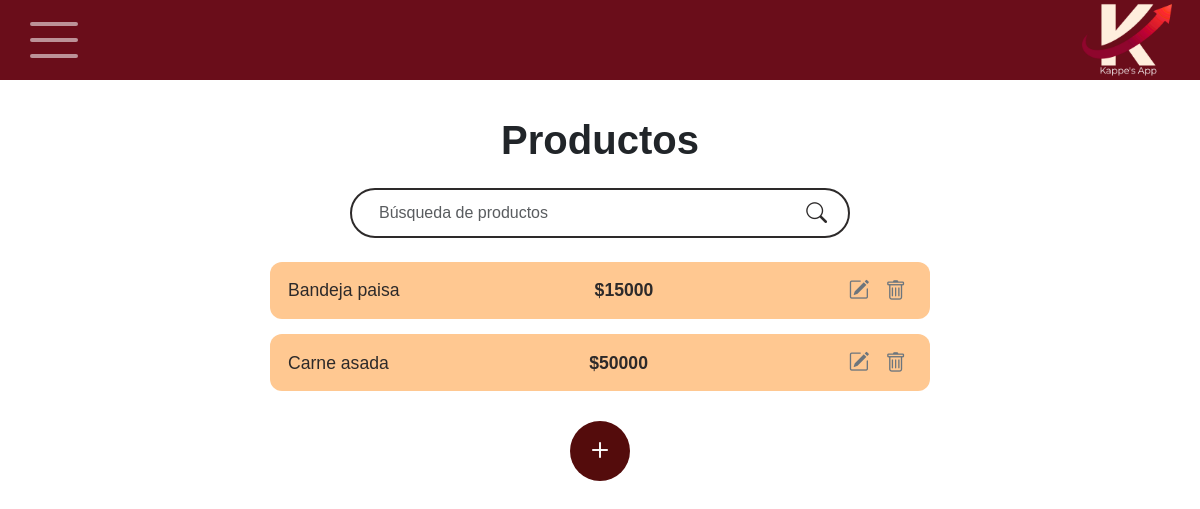
The app's page /inventario/ with its own data.
### principal/models/producto.py (models this page shows, shortened)
class Producto(models.Model):
    id_producto = models.AutoField(primary_key=True)
    nombre = models.CharField(max_length=100)
    descripcion = models.TextField(blank=True)
    precio = models.DecimalField(max_digits=10, decimal_places=2)

### principal/views/views_inventario.py (the view)
# urls.py: path('inventario/', views_inventario.inventario, name='inventario'),
def inventario(request):
    query = request.GET.get('q')
    if query:
        productos = Producto.objects.filter(nombre__icontains=query)
    else:
        productos = Producto.objects.all()
    return render(request, 'inventario.html', {'productos': productos})

### templates/inventario.html (shortened to what this page needs)
{% extends "base.html" %}
{% load static %}
{% block extra_css %}
<link rel="stylesheet" href="{% static 'css/inventario.css' %}">
{% endblock %}
{% block content %}
<div class="inventario-container">
    <h1 class="fw-bold mb-4 text-center">Productos</h1>
<form method="get" action="{% url 'inventario' %}" class="search-bar mb-4">
    <input type="text" name="q" class="form-control" placeholder="Búsqueda de productos" value="{{ request.GET.q|default:'' }}">
    <button type="submit" class="btn-search">
        <i class="bi bi-search"></i>
    </button>
</form>
    <div class="productos-list">
        {% for producto in productos %}
        <div class="producto-item">
            <span class="nombre">{{ producto.nombre }}</span>
            <span class="precio">${{ producto.precio|floatformat:0 }}</span>
            <div class="acciones">
                <a href="{% url 'editar_producto' producto.id_producto %}" class="accion editar">
                    <i class="bi bi-pencil-square"></i>
                </a>
                <form action="{% url 'eliminar_producto' producto.id_producto %}" method="post" style="display:inline;">
                    <button type="submit" class="accion eliminar"
                        onclick="return confirm('¿Seguro que deseas eliminar este producto?');">
                        <i class="bi bi-trash"></i>
                    </button>
                </form>
            </div>
        </div>
        {% empty %}
        <p class="text-center">No hay productos registrados.</p>
        {% endfor %}
    </div>
        <div class="add-btn-container">
            <a href="{% url 'productos' %}" class="btn-add">
                <i class="bi bi-plus"></i>
            </a>
        </div>
</div>
{% endblock %}

### static/css/base.css (style rules this page uses)
body { font-family: Arial, sans-serif; }

### static/css/inventario.css (style rules this page uses)
.inventario-container { max-width: 700px; margin: 0 auto; padding: 20px; }
.search-bar { display: flex; align-items: left; justify-content: left; border: 2px solid #2d2a2a; border-radius: 30px; padding: 5px 15px; max-width: 500px; margin: 0 auto; }
.search-bar input { border: none; flex: 1; outline: none; font-size: 1rem; }
.search-bar i { font-size: 1.3rem; color: #2d2a2a; }
.btn-search { background: none; border: none; cursor: pointer; color: #2d2a2a; font-size: 1.3rem; }
.productos-list { display: flex; flex-direction: column; gap: 15px; margin-top: 20px; }
.producto-item { display: flex; justify-content: space-between; align-items: center; background-color: #ffc891; padding: 12px 18px; border-radius: 12px; }
.producto-item .nombre { font-size: 1.1rem; color: #2d2a2a; }
.producto-item .precio { font-weight: bold; font-size: 1.1rem; color: #2d2a2a; }
.acciones { display: flex; gap: 10px; }
.acciones .accion { background: none; border: none; font-size: 1.3rem; cursor: pointer; }
.acciones .editar i { color: #6c757d; }
.acciones .eliminar i { color: #6c757d; }
.add-btn-container { display: flex; justify-content: center; margin-top: 30px; }
.btn-add { background-color: #540c0c; color: #fff; font-size: 2rem; border-radius: 50%; width: 60px; height: 60px; display: flex; justify-content: center; align-items: center; text-decoration: none; transition: transform 0.2s ease, background-color 0.3s ease; }

### records on screen
Producto: nombre "Bandeja paisa", precio "15000"
Producto: nombre "Carne asada", precio "50000"
